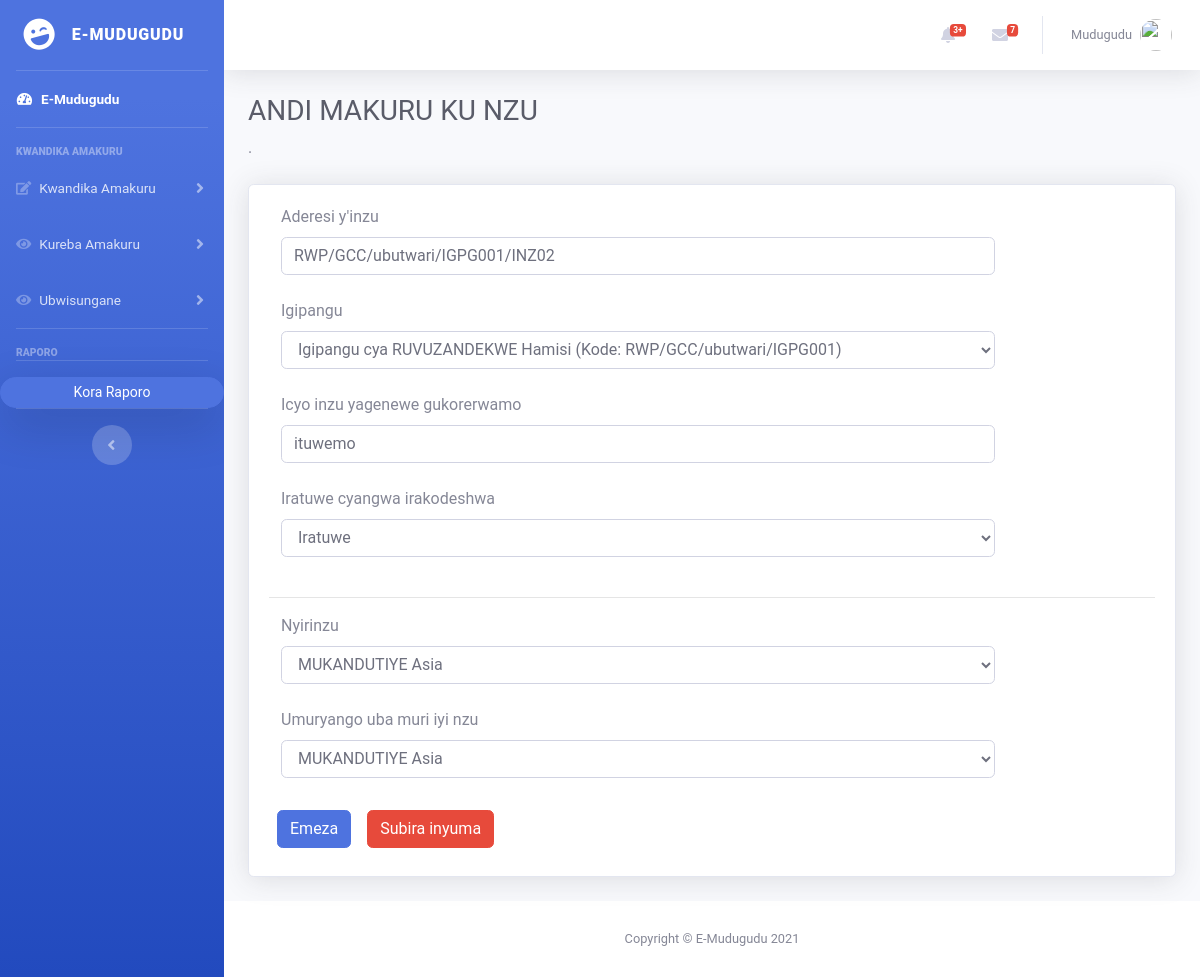
/guhindura_inzu.php?inzu_id=9 (signed in), run on the app's committed database.
### tables this page shows
CREATE TABLE `inzu` (
  `inzu_id` int(255) NOT NULL,
  `igipangu_id` int(255) NOT NULL,
  `status_turwa_kodeshwa` varchar(255) NOT NULL,
  `owner_name` varchar(255) NOT NULL,
  `inzu_details` varchar(255) NOT NULL,
  `reg_datetime` datetime DEFAULT NULL
);

CREATE TABLE `nyirinzu` (
  `nyirinzu_id` int(255) NOT NULL,
  `umuturage_id` int(255) DEFAULT NULL,
  `umuryango_id` int(255) DEFAULT NULL,
  `inzu_id` int(255) DEFAULT NULL
);

### guhindura_inzu.php (the view, shortened to what this page needs)
<!DOCTYPE html>
<?php
  if(!isset($_SESSION['user_email']) || !isset($_GET['inzu_id']))
  {
    header('Location:index.php');
  }
else{
  require 'connection/connection.php';
    $houseID = $_GET['inzu_id'];
    $get_pangu = "select * from inzu where inzu_id='$houseID'";
    $run_pangu = mysqli_query($connection,$get_pangu);
    $rowPangu = mysqli_fetch_array($run_pangu);
    $igipanguID = $rowPangu['igipangu_id'];
    $inzuName = $rowPangu['owner_name'];
    $status = $rowPangu['status_turwa_kodeshwa'];
    $details = $rowPangu['inzu_details'];
    $details = str_replace('"', "'", $details);
    $get_pangu = "select * from nyirinzu where inzu_id='$houseID'";
    $run_pangu = mysqli_query($connection,$get_pangu);
    $rowPangu = mysqli_fetch_array($run_pangu);
    $nyirinzuId = $rowPangu['umuturage_id'];
    $ukodeshaFamId = $rowPangu['umuryango_id'];
  }
?>
<html lang="en">
<head>
  <link href="vendor/fontawesome-free/css/all.min.css" rel="stylesheet" type="text/css">
  <link href="css/sb-admin-2.min.css" rel="stylesheet">
  <link href="css/check.css" rel="stylesheet">
  <link rel="stylesheet" type="text/css" href="./css/style.css">
  <link href="vendor/datatables/dataTables.bootstrap4.min.css" rel="stylesheet">
</head>
<body id="page-top">
  <div id="wrapper">
    <?php include 'sidebar.php';?>
    <div id="content-wrapper" class="d-flex flex-column">
      <div id="content">
        <?php include 'topbar.php';?>
        <div class="container-fluid">
          <h1 class="h3 mb-2 text-gray-800">ANDI MAKURU KU NZU</h1>
          <p class="mb-4"> .</p>
          <div class="card shadow mb-4">
            <div class="card-body">
                  <form action="" method="post">
                  <div class="col-lg-10 col-md-10">
                   <label for="ownername">Aderesi y'inzu</label>
                   <input type="text" class="form-control" value=<?php echo $inzuName;?> name="ownername" required></div>
                   <br>
                   <div class="col-lg-10 col-md-10">
                    <label for="igipangu">Igipangu</label>
                    <select name='igipangu' class='form-control'>";
                      <?php
                    $connect = new mysqli("localhost","root","","umudugudu",3306);
                    $queryInzuId = $connect -> query("SELECT `igipangu_id` FROM `igipangu` ORDER BY `igipangu_id` ASC");
                    $queryInzuName = $connect -> query("SELECT `owner_name` FROM `igipangu` ORDER BY `igipangu_id` ASC");
                    $queryInzuAddress = $connect -> query("SELECT `address_code` FROM `igipangu` ORDER BY `igipangu_id` ASC");
                    $arrayInzuId = Array();
                    $arrayInzuName = Array();
                    while($result = $queryInzuId -> fetch_assoc()){
                        $arrayInzuId[] = $result['igipangu_id'];
                    }
                    while($result = $queryInzuName -> fetch_assoc()){
                        $arrayInzuName[] = $result['owner_name'];
                    }
                    while($result = $queryInzuAddress -> fetch_assoc()){
                        $arrayInzuAddress[] = $result['address_code'];
                    }
                    $size = sizeof($arrayInzuId);
                    $sizeTemp = $size - 1;
                    for ($sizeTemp; $sizeTemp >=0; $sizeTemp--){
                        echo "<option value='$arrayInzuId[$sizeTemp]'";
                        if($igipanguID==$arrayInzuId[$sizeTemp]){echo "selected";}
                        echo">Igipangu cya $arrayInzuName[$sizeTemp] (Kode: $arrayInzuAddress[$sizeTemp])</option>";
                    }
                    ?>
                  </select></div>
                    <br>
                    <div class="col-lg-10 col-md-10">
                     <label for="inzudata">Icyo inzu yagenewe gukorerwamo</label>
                     <input type="text" class="form-control" value="<?php echo $details;?>" placeholder="" name="inzudata"></div>
                     <br>
                     <div class="col-lg-10 col-md-10">
                       <label for="status">Iratuwe cyangwa irakodeshwa</label>
                       <select class="form-control" name="status">
                         <option value="Iratuwe" <?php if($status=="Iratuwe"){echo " selected";}?>>Iratuwe</option>
                       </select>
                     </div>
                     <br>
                <hr>
                <div id="ukodeshaDIV">
                <div class="col-lg-10 col-md-10">
                 <label for="selectOwner">Nyirinzu</label>
                 <select name='selectOwner' class='form-control'>";
                   <?php
                 $connect = new mysqli("localhost","root","","umudugudu",3306);
                 $queryUtuyeFn = $connect -> query("SELECT `first_name` FROM `umuturage` WHERE TIMESTAMPDIFF(YEAR, dob, now()) >= 18 ORDER BY `umuturage_id`");
                 $queryUtuyeLn = $connect -> query("SELECT `last_name` FROM `umuturage` WHERE TIMESTAMPDIFF(YEAR, dob, now()) >= 18 ORDER BY `umuturage_id`");
                 $queryUtuyeId = $connect -> query("SELECT `umuturage_id` FROM `umuturage` WHERE TIMESTAMPDIFF(YEAR, dob, now()) >= 18 ORDER BY `umuturage_id`");
                 $arrayUtuyeFn = Array();
                 $arrayUtuyeLn = Array();
                 $arrayUtuyeId = Array();
                 while($result = $queryUtuyeFn -> fetch_assoc()){
                     $arrayUtuyeFn[] = $result['first_name'];
                 }
                 while($result = $queryUtuyeLn -> fetch_assoc()){
                     $arrayUtuyeLn[] = $result['last_name'];
                 }
                 while($result = $queryUtuyeId -> fetch_assoc()){
                     $arrayUtuyeId[] = $result['umuturage_id'];
                 }
                 $size = sizeof($arrayUtuyeId);
                 $sizeTemp = $size - 1;
                 for ($sizeTemp; $sizeTemp >=0; $sizeTemp--){
                     echo "<option value='$arrayUtuyeId[$sizeTemp]'";
                     if($nyirinzuId==$arrayUtuyeId[$sizeTemp]){echo " selected";}
                     echo">$arrayUtuyeLn[$sizeTemp] $arrayUtuyeFn[$sizeTemp]</option>";
                 }
                 ?>
               </select></div>
                 <br>
                   <div class="col-lg-10 col-md-10">
                    <label for="selectUbamo">Umuryango uba muri iyi nzu</label>
                    <select name='selectUbamo' class='form-control'>";
                      <?php
                    $connect = new mysqli("localhost","root","","umudugudu",3306);
                      $queryUkodeshaLn = $connect -> query("SELECT `umuryango_chef` FROM `umuryango` ORDER BY `umuryango_id` ASC");
                      $queryUkodeshaId = $connect -> query("SELECT `umuryango_id` FROM `umuryango` ORDER BY `umuryango_id` ASC");
                    $arrayUkodeshaLn = Array();
                    $arrayUkodeshaId = Array();
                    while($result = $queryUkodeshaLn -> fetch_assoc()){
                        $arrayUkodeshaLn[] = $result['umuryango_chef'];
                    }
                    while($result = $queryUkodeshaId -> fetch_assoc()){
                        $arrayUkodeshaId[] = $result['umuryango_id'];
                    }
                    $size = sizeof($arrayUkodeshaId);
                    $sizeTemp = $size - 1;
                    if(mysqli_num_rows($queryUkodeshaId)==0)
                    {
                      echo "<option value='nope'>Nta barengeje imyaka 18 bari muri sisiteme, murabanza mubongeremo</option>";
                    }
                    else{
                    for ($sizeTemp; $sizeTemp >=0; $sizeTemp--){
                      $ukodeshaId = $arrayUkodeshaId[$sizeTemp];
                      $sql = "SELECT * FROM nyirinzu WHERE umuryango_id = $ukodeshaId";
                      if(mysqli_num_rows($sql)==0){
                        echo "<option value='$arrayUkodeshaId[$sizeTemp]'";
                        if($ukodeshaId == $ukodeshaFamId){echo " selected";}
                        echo">$arrayUkodeshaLn[$sizeTemp]</option>";
                      }
                    }
                  }
                    ?>
                  </select></div>
                </div>
                <br>
                <button type="submit" class="btn btn-primary m-2" name="injiza">Emeza</button><button onclick="<?php echo"window.location.href='kwinjiza_inzu_runaka.php?igipangu_id=$igipanguID'";?>" type="button" class="btn btn-danger m-2" name="inyuma">Subira inyuma</button>
                </form>
                </div>
                </div>
                </div>
                </div>
      <footer class="sticky-footer bg-white">
        <div class="container my-auto">
          <div class="copyright text-center my-auto">
            <span>Copyright &copy; E-Mudugudu 2021</span>
          </div>
        </div>
      </footer>
</body>
</html>

### css/style.css (style rules this page uses)
* { font-family: 'Roboto', sans-serif; }

### data on the page
inzu: ownername "RWP/GCC/ubutwari/IGPG001/INZ02", igipangu "Igipangu cya RUVUZANDEKWE Hamisi (Kode: RWP/GCC/ubutwari/IGPG001)", inzudata "ituwemo", status "Iratuwe"
nyirinzu: selectOwner "MUKANDUTIYE Asia", selectUbamo "MUKANDUTIYE Asia"
